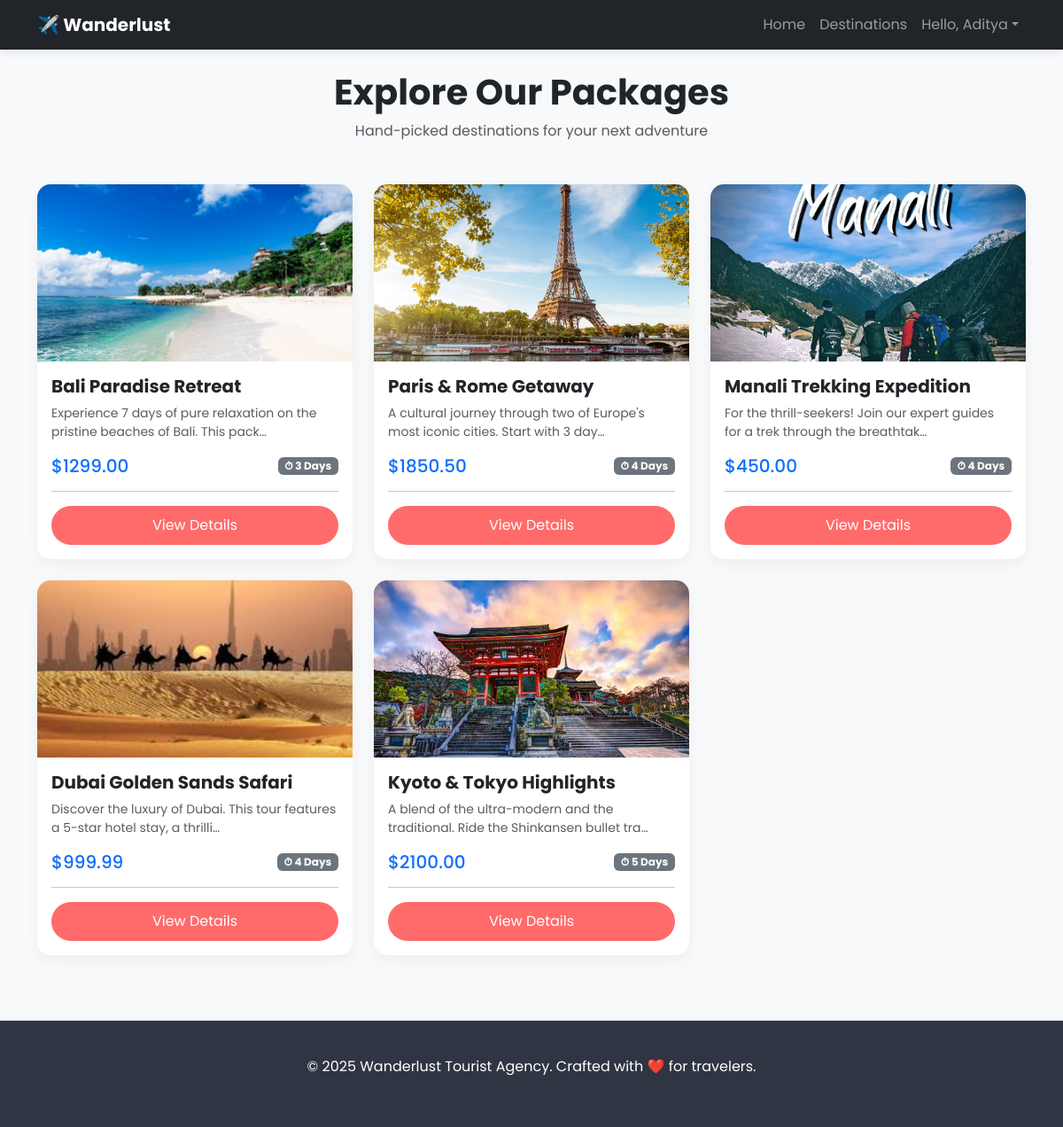
The app's page /tours/ (signed in) with its own data.
### tours/models.py (models this page shows, shortened)
class Tour(models.Model):
    title = models.CharField(max_length=200)
    description = models.TextField()
    price = models.DecimalField(max_digits=10, decimal_places=2)
    duration_days = models.IntegerField()
    is_available = models.BooleanField(default=True)
    image = models.ImageField(upload_to='tour_images/', blank=True, null=True)

### tours/views.py (the view)
# urls.py: path('tours/', views.tour_list, name='tour_list'),
def tour_list(request):
    available_tours = Tour.objects.filter(is_available=True)
    return render(request, 'tours/tour_list.html', {'tours': available_tours})

### templates/tours/tour_list.html
{% extends 'base.html' %}
{% block content %}
<div class="text-center mb-5">
    <h1 class="fw-bold">Explore Our Packages</h1>
    <p class="text-muted">Hand-picked destinations for your next adventure</p>
</div>
<div class="row">
    {% for tour in tours %}
    <div class="col-md-4 mb-4">
        <div class="card h-100">
            {% if tour.image %}
                <img src="{{ tour.image.url }}" class="card-img-top" alt="{{ tour.title }}" style="height: 200px; object-fit: cover;">
            {% else %}
                <div style="height: 200px; background-color: #eee; display: flex; align-items: center; justify-content: center; color: #aaa;">
                    No Image Available
                </div>
            {% endif %}
            <div class="card-body d-flex flex-column">
                <h5 class="card-title fw-bold">{{ tour.title }}</h5>
                <p class="card-text text-muted small">{{ tour.description|truncatechars:80 }}</p>
                <div class="mt-auto d-flex justify-content-between align-items-center">
                    <span class="h5 mb-0 text-primary">${{ tour.price }}</span>
                    <span class="badge bg-secondary">⏱ {{ tour.duration_days }} Days</span>
                </div>
                <hr>
                <a href="{% url 'tour_detail' pk=tour.pk %}" class="btn btn-primary w-100">View Details</a>
            </div>
        </div>
    </div>
    {% empty %}
        <div class="col-12 text-center">
            <h3>No tours found yet. Check back soon!</h3>
        </div>
    {% endfor %}
</div>
{% endblock %}

### templates/base.html (shortened to what this page needs)
<!DOCTYPE html>
<html lang="en">
<head>
    <link href="https://cdn.jsdelivr.net/npm/bootstrap@5.3.0/dist/css/bootstrap.min.css" rel="stylesheet">
</head>
<body>
    <nav class="navbar navbar-expand-lg navbar-dark bg-dark sticky-top">
        <div class="container">
            <a class="navbar-brand fw-bold" href="{% url 'home' %}">✈️ Wanderlust</a>
            <div class="collapse navbar-collapse" id="navbarNav">
                <ul class="navbar-nav ms-auto">
                    <li class="nav-item"><a class="nav-link" href="{% url 'home' %}">Home</a></li>
                    <li class="nav-item"><a class="nav-link" href="{% url 'tour_list' %}">Destinations</a></li>
                    {% if user.is_authenticated %}
                        <li class="nav-item dropdown">
                            <a class="nav-link dropdown-toggle" href="#" role="button" data-bs-toggle="dropdown">Hello, {{ user.username }}</a>
                        </li>
                    {% else %}
                        <li class="nav-item"><a class="nav-link btn btn-sm ms-2 px-3" href="{% url 'login' %}">Log In</a></li>
                        <li class="nav-item"><a class="nav-link btn btn-sm ms-2 px-3" href="{% url 'signup' %}">Sign Up</a></li>
                    {% endif %}
                </ul>
            </div>
        </div>
    </nav>
    <div class="container my-4">
        {% block content %}{% endblock %}
    </div>
    <footer class="text-center">
        <div class="container">
            <p>&copy; 2025 Wanderlust Tourist Agency. Crafted with ❤️ for travelers.</p>
        </div>
    </footer>
</body>
</html>

### templates/base.html (style rules this page uses)
body { font-family: 'Poppins', sans-serif; background-color: #f8f9fa; }
.navbar { box-shadow: 0 2px 10px rgba(0,0,0,0.1); }
.card { border: none; transition: transform 0.3s; border-radius: 15px; overflow: hidden; box-shadow: 0 5px 15px rgba(0,0,0,0.05); }
.btn-primary { background-color: #ff6b6b; border: none; padding: 10px 25px; border-radius: 50px; }
footer { background: #2f3542; color: white; padding: 40px 0; margin-top: 50px; }

### records on screen
Tour: image (picture), title "Bali Paradise Retreat", description "Experience 7 days of pure relaxation on the pristine beaches of Bali. This pack…", price "1299.00", duration_days "3"
Tour: image (picture), title "Paris & Rome Getaway", description "A cultural journey through two of Europe's most iconic cities. Start with 3 day…", price "1850.50", duration_days "4"
Tour: image (picture), title "Manali Trekking Expedition", description "For the thrill-seekers! Join our expert guides for a trek through the breathtak…", price "450.00", duration_days "4"
Tour: image (picture), title "Dubai Golden Sands Safari", description "Discover the luxury of Dubai. This tour features a 5-star hotel stay, a thrilli…", price "999.99", duration_days "4"
Tour: image (picture), title "Kyoto & Tokyo Highlights", description "A blend of the ultra-modern and the traditional. Ride the Shinkansen bullet tra…", price "2100.00", duration_days "5"

### other values on screen
{{ user.username }} "Aditya"
